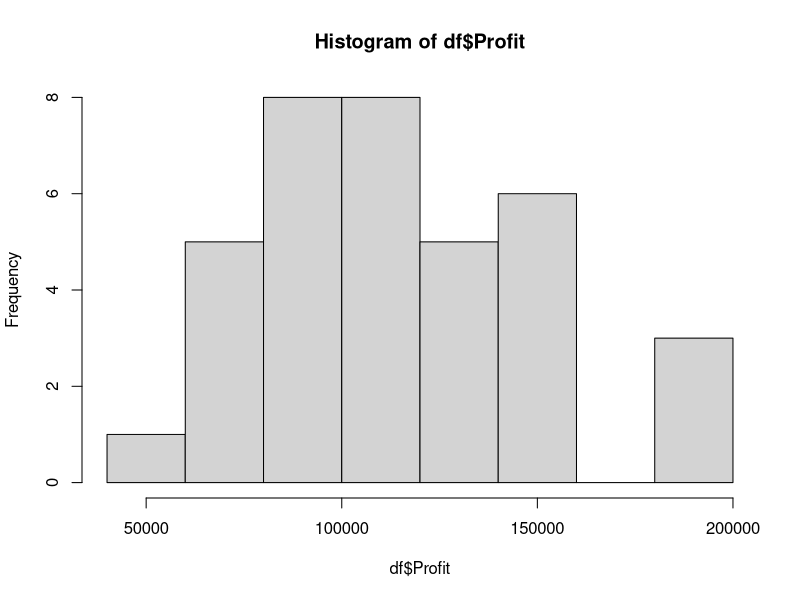
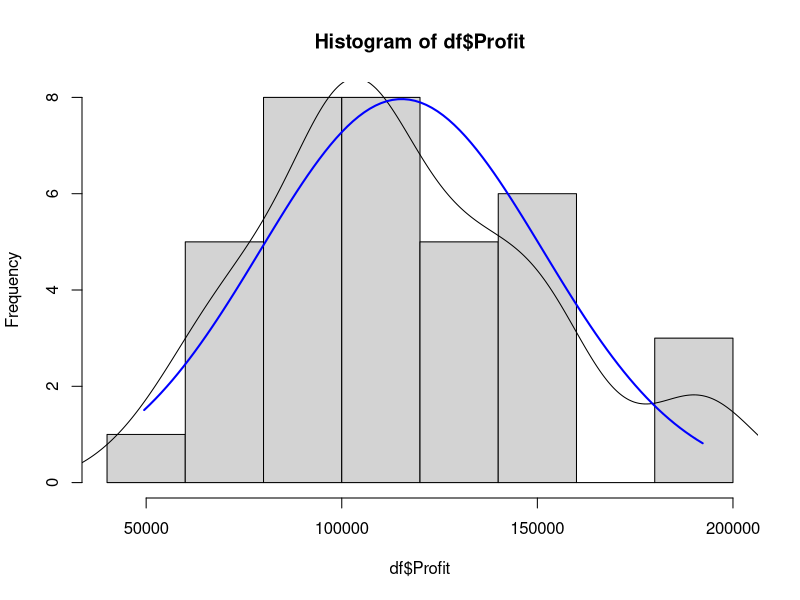
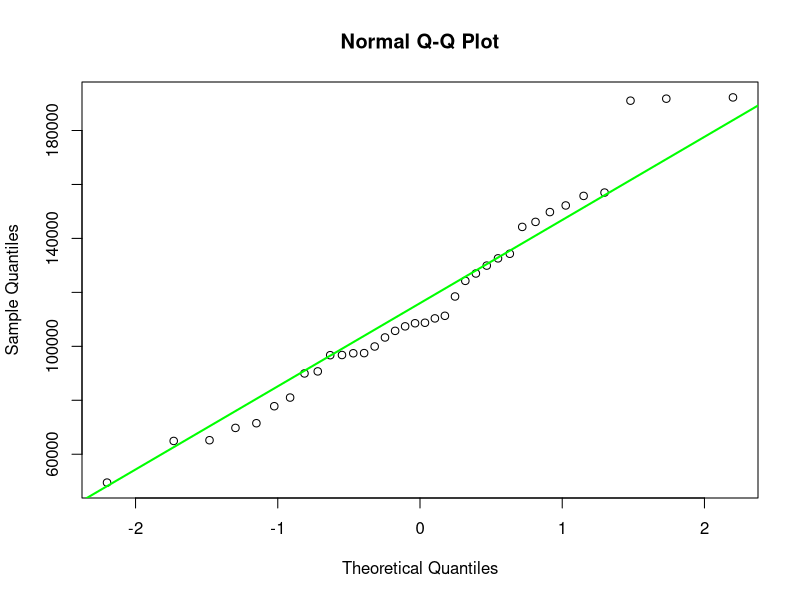
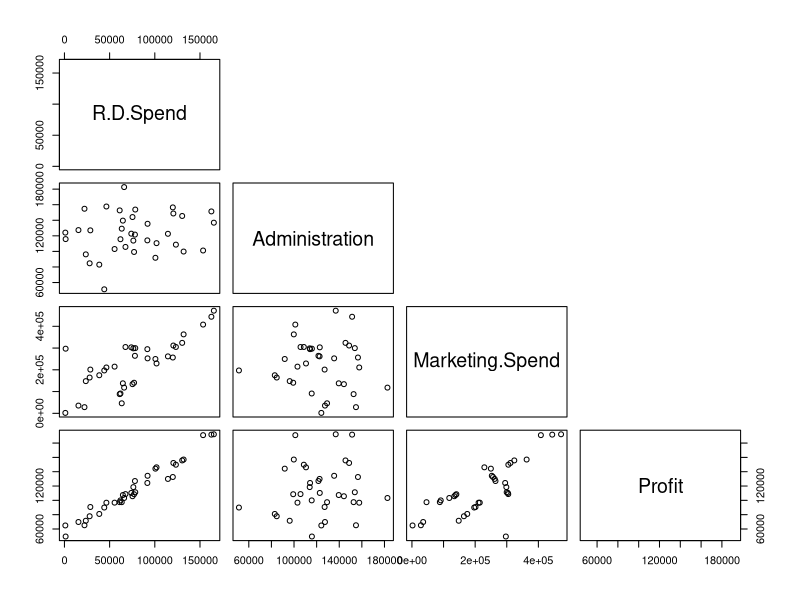

These figures' R source, in order:
## ---- chunk 1
knitr::opts_chunk$set(echo = TRUE)
setwd(dirname(rstudioapi::getActiveDocumentContext()$path))

## ---- chunk 2
setwd(dirname(rstudioapi::getActiveDocumentContext()$path))
## ---- chunk 3

My_lm <- function(X,Y){
  #' @param X is matrix with n rows and p+1 columns
  #' @param Y is vector with length n 
  
  
  X <- as.matrix(X)
  X <- cbind(1,X)
  Y <- as.matrix(Y)
  n <- nrow(X)
  p <- ncol(X)
  dof <-  n-(p-1)-1
  
  beta_hat <- solve(t(X)%*%X)%*%t(X)%*%Y
  Y_hat <- X%*%beta_hat
  residuals <- Y-(Y_hat)
  sigma2_hat <- (t(residuals)%*%residuals/(n-p))[1,1]
  
  beta_cov <- sigma2_hat*solve(t(X)%*%X)
  
  T_stat <- beta_hat/sqrt(diag(beta_cov))

  
  P_Values <- 2*(1-pt(abs(T_stat),n-p))
  
  SSR <- sum((Y_hat - Y) ^ 2)  ## residual sum of squares
  SST <- sum((Y - mean(Y)) ^ 2)  ## total sum of squares
  R_squared <- 1- SSR/SST
  
  
  
    
  # TODO: Complete the code.
  #       Don't use any external libaries or functions for computing linear models.
  
  return(list(beta_hat, beta_cov, T_stat, P_Values, sigma2_hat, R_squared, dof, residuals, X, Y, Y_hat))


}

## ---- chunk 4
df <- read.csv("Startups.csv")
## ---- chunk 5
head(df)
str(df)
cat("--------------------------------")
summary(df)
## ---- chunk 6
myhist <- hist(df$Profit)
multiplier <- myhist$counts / myhist$density
mydensity <- density(df$Profit)
mydensity$y <- mydensity$y * multiplier[1]

plot(myhist)
lines(mydensity)

myx <- seq(min(df$Profit), max(df$Profit), length.out= 100)
mymean <- mean(df$Profit)
mysd <- sd(df$Profit)

normal <- dnorm(x = myx, mean = mymean, sd = mysd)
lines(myx, normal * multiplier[1], col = "blue", lwd = 2)

sd_x <- seq(mymean - 3 * mysd, mymean + 3 * mysd, by = mysd)
sd_y <- dnorm(x = sd_x, mean = mymean, sd = mysd) * multiplier[1]

# segments(x0 = sd_x, y0= 0, x1 = sd_x, y1 = sd_y, col = "firebrick4", lwd = 2)
## ---- chunk 7
qqnorm(df$Profit)
qqline(df$Profit, col = "green", lwd = 2)
## ---- chunk 8
pairs(df[c(-4)], upper.panel = NULL)
## ---- chunk 9
cor(df[c(-4)])
## ---- chunk 10
unique(df$State)
df$NY <- ifelse(df$State == "New York", 1,0)
df$FL <- ifelse(df$State == "Florida", 1,0)
#making 2 dummy variables due to 3 categorical variables.
df <- df[c(-4)]

model <- My_lm(df[c(-4)], df["Profit"])
print('betas_hat: ')
betas_hat <- model[[1]]
rownames(betas_hat)[1] = "intercept"
betas_hat
## ---- chunk 11
T_stat <- model[[3]]
T_stat
## ---- chunk 12
CI <- function(alpha, beta, v, deg){
  CI.low <-(beta - qt(1-alpha/2,deg)*sqrt(v))
  CI.high <-(beta + qt(1-alpha/2,deg)*sqrt(v))
  return(c(CI.low, CI.high))
}

CI_df <- data.frame(beta =NA, lower=NA, upper=NA)
deg <- nrow(df)-ncol(df)
betas_var <- diag(model[[2]])
for (i in c(1:length(betas_hat))) {
  beta <- rownames(betas_hat)[i]
  lower <- CI(0.05,betas_hat[i], betas_var[i], deg)[1]
  upper <- CI(0.05,betas_hat[i], betas_var[i], deg)[2]
  CI_df <- rbind(CI_df, c(beta,lower, upper))
}

na.omit(CI_df)
## ---- chunk 13
abs(T_stat)>qt(1-(0.05/2), deg-1)
## ---- chunk 14
df_test <- read.csv("Startups_test.csv")
df_test
## ---- chunk 15
df_test$NY <- ifelse(df_test$State == "New York", 1,0)
df_test$FL <- ifelse(df_test$State == "Florida", 1,0)
#making 2 dummy variables due to 3 categorical variables.

X <- df_test[c(1,2,3,6,7)]
X <- cbind(1, X)
Y_star <- df_test[c(5)]
Y_star_hat <- t(betas_hat)%*%t(X)

t(Y_star_hat)
## ---- chunk 16
RMSE <- sqrt((sum((Y_star-Y_star_hat)^2))/nrow(Y_star))
RMSE
